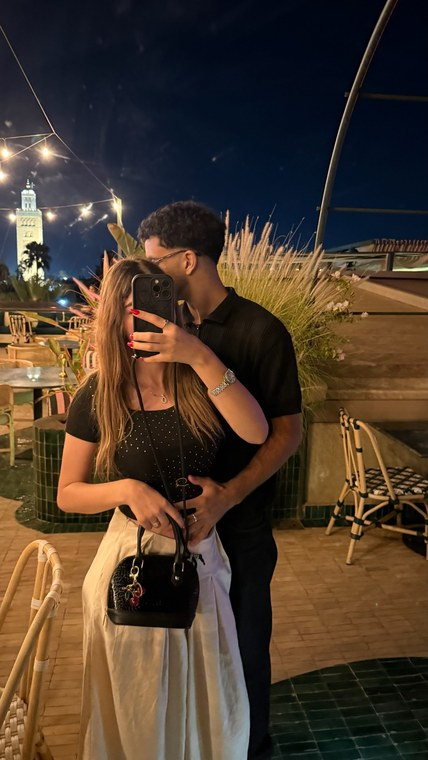
#> input picture assets/photo-025.page.jpg, 428 x 760 px; its folder holds only this picture in this run
$ python compress.py
#> lines starting #> are read from the running program, lines starting #| are printed output that depends on the picture
#!/usr/bin/env python3
"""
Shrink the photos to what the site can actually show, and no further.

Two things decide the size. The biggest a photo is ever displayed is the
lightbox card -- min(88vw, 340px) CSS pixels -- which on a 3x phone is
1020 device pixels, and it is a square `object-fit: cover` crop, so the
number that has to be met is the SHORT edge, not the long one. Everything
else (the frames on the pages, the pins on the map) is far smaller. So the
rule is: short edge <= 1200, long edge <= 2000. That is a 1.18x margin over
the worst case on the sharpest phone anyone is holding.

Quality is not a fixed number, because a fixed number means different
things to a smooth photo and a grainy one. Each photo is encoded at the
lowest quality that still scores SSIM >= 0.995 against the full-quality
resize of itself -- a difference no eye resolves -- with a floor so nothing
is ever encoded cheaply. A grainy low-light frame therefore gets more bits
than a clean daylight one, which is the right way round.

Colour is managed, not discarded. Half of these came off an iPhone
carrying a wide-gamut profile (Display P3, and Apple's 60 KB "Poppy"
output profile). Dropping those and letting the browser assume sRGB is
what turns a warm photo dull. They are converted into Display P3 and the
compact 536-byte version of that profile is embedded, so the colour is
unchanged on a P3 screen and correctly mapped on an sRGB one -- and 60 KB
of profile per file becomes half a kilobyte.

Every photo is written twice: WebP for browsers that take it, and a JPEG
beside it so nothing is ever left without a picture. The page downloads
one of the two, never both.
"""
import io, os, sys, glob, json
import numpy as np
from PIL import Image, ImageCms, ImageOps

SHORT_MAX, LONG_MAX = 1200, 2000
BASELINE_Q  = 95
JPEG_RANGE  = (78, 95)
WEBP_RANGE  = (74, 95)

SRC = "assets"

# ---- how different does it look, at the size it is actually shown ----
#
# Judging a re-encode against the original at full resolution measures the
# wrong thing. These came off a phone, so they carry sensor grain, and the
# first thing any encoder does is smooth grain -- which scores as a large
# error even at quality 95, and swamps the artefacts we actually care
# about. Worse, it made the search useless: nothing could ever reach the
# target, so every photo was written at the ceiling.
#
# So both are resampled to the size the photo is really displayed at
# before they are compared. The biggest view in the site is the lightbox:
# a 340 CSS px square crop, 1020 device pixels on a 3x phone. Grain that
# vanishes in that resample was never visible to begin with.
#
# And the bar is the photo's own near-lossless encode, not a fixed number.
# A quality is accepted only while it stays within half a level (out of
# 255) of what quality 95 already gives that same photo. A grainy frame is
# therefore judged against a grainy baseline, and gets the bits it needs,
# while a clean one is allowed to be small.
DISPLAY_PX = 1020
TOL_MEAN   = 0.45
TOL_TAIL   = 3.0

def display_size(w, h):
    """One size for both sides of the comparison. Derived from the stored
       dimensions, never from the source, or rounding leaves the two arrays
       a pixel apart and they will not subtract."""
    if w < h:
        ds = (DISPLAY_PX, max(1, round(DISPLAY_PX * h / w)))
    else:
        ds = (max(1, round(DISPLAY_PX * w / h)), DISPLAY_PX)
    return (min(ds[0], w), min(ds[1], h)) if (ds[0] >= w and ds[1] >= h) else ds

def at(im, ds):
    return np.asarray(im.convert("RGB").resize(ds, Image.LANCZOS), dtype=np.float64)

def diff(gold, im, ds):
    d = np.abs(at(im, ds) - gold)
    return float(d.mean()), float(np.percentile(d, 99.9))

# ---- colour ----
_P3_SMALL = None
def p3_profile():
    """The compact 536-byte Display P3 profile, lifted from a photo that
       already carries it. Building one from primaries risks not matching
       what Apple wrote; reusing theirs cannot drift."""
    global _P3_SMALL
    if _P3_SMALL is None:
        for f in sorted(glob.glob(os.path.join(SRC, "photo-*.jpg"))):
            icc = Image.open(f).info.get("icc_profile")
            if icc and len(icc) < 2000:
                p = ImageCms.ImageCmsProfile(io.BytesIO(icc))
                if "P3" in ImageCms.getProfileDescription(p):
                    _P3_SMALL = icc
                    break
    return _P3_SMALL

def to_p3(im):
    """Returns (image, icc_to_embed). Images with no profile are sRGB by
       convention and are left exactly as they are."""
    icc = im.info.get("icc_profile")
    im = ImageOps.exif_transpose(im)          # no-ops here, but never assume
    if im.mode != "RGB":
        im = im.convert("RGB")
    if not icc:
        return im, None
    dst = p3_profile()
    if dst is None:
        return im, icc
    if icc == dst:
        return im, dst
    src_p = ImageCms.ImageCmsProfile(io.BytesIO(icc))
    dst_p = ImageCms.ImageCmsProfile(io.BytesIO(dst))
    out = ImageCms.profileToProfile(
        im, src_p, dst_p, renderingIntent=ImageCms.Intent.RELATIVE_COLORIMETRIC,
        outputMode="RGB", flags=ImageCms.Flags.BLACKPOINTCOMPENSATION)
    return out, dst

# ---- encoding ----
def encode(ref, fmt, q, icc):
    b = io.BytesIO()
    if fmt == "JPEG":
        ref.save(b, "JPEG", quality=q, subsampling=2, optimize=True,
                 progressive=True, icc_profile=icc)
    else:
        ref.save(b, "WEBP", quality=q, method=6, icc_profile=icc)
    return b.getvalue()

def best(ref, fmt, lo, hi, icc, gold, ds):
    """Lowest quality that still looks like the near-lossless encode."""
    b_mean, b_tail = diff(gold, Image.open(io.BytesIO(encode(ref, fmt, BASELINE_Q, icc))), ds)
    ok_mean, ok_tail = b_mean + TOL_MEAN, b_tail + TOL_TAIL
    chosen, data = None, None
    while lo <= hi:
        mid = (lo + hi) // 2
        d = encode(ref, fmt, mid, icc)
        m, t = diff(gold, Image.open(io.BytesIO(d)), ds)
        if m <= ok_mean and t <= ok_tail:
            chosen, data = mid, d
            hi = mid - 1
        else:
            lo = mid + 1
    if data is None:
        chosen = BASELINE_Q
        data = encode(ref, fmt, chosen, icc)
    m, t = diff(gold, Image.open(io.BytesIO(data)), ds)
    return chosen, data, m, b_mean

def target_size(w, h):
    sc = min(1.0, SHORT_MAX / min(w, h), LONG_MAX / max(w, h))
    if sc >= 1.0:
        return None
    return max(1, round(w * sc)), max(1, round(h * sc))

def main():
    files = sorted(glob.glob(os.path.join(SRC, "photo-*.jpg")),
                   key=lambda p: int("".join(c for c in os.path.basename(p) if c.isdigit())))
    before = after = 0
    report = []
    for f in files:
        im = Image.open(f)
#> im is the input picture: PIL image 428x760 RGB; mean R, G, B 76.1, 59.3, 44.7
        w, h = im.size
#> w = 428; h = 760
        src_bytes = os.path.getsize(f)
        before += src_bytes
        rgb, icc = to_p3(im)
        tgt = target_size(w, h)
        ref = rgb.resize(tgt, Image.LANCZOS) if tgt else rgb
        ds = display_size(*ref.size)
#> ds = (428, 760)
        gold = at(rgb, ds)                      # the original, seen at display size
        jq, jdata, jm, jb = best(ref, "JPEG", *JPEG_RANGE, icc=icc, gold=gold, ds=ds)
#> in diff, `d = np.abs(at(im, ds) - gold)`:
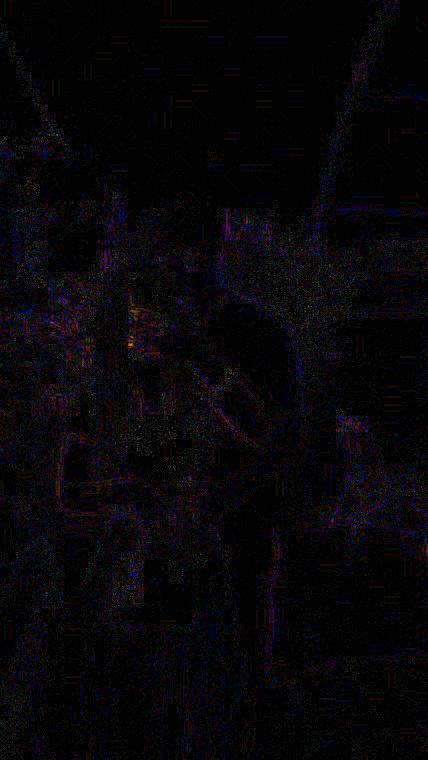
#> d: shape (760, 428, 3) float64; mean R, G, B 0.546, 0.424, 0.624; drawn with min black and max white
#> in best, `b_mean, b_tail = diff(gold, Image.open(io.BytesIO(encode(ref, fmt, BAS..`: b_mean = 0.532; b_tail = 6
#> in best, `ok_mean, ok_tail = b_mean + TOL_MEAN, b_tail + TOL_TAIL`: ok_mean = 0.982; ok_tail = 9
#> call 2 of diff, with ds = (428, 760)
#> in diff (call 2), `d = np.abs(at(im, ds) - gold)`:
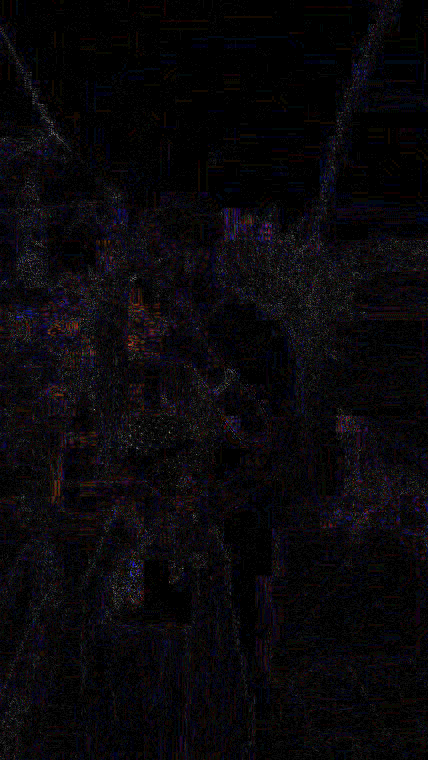
#> d: shape (760, 428, 3) float64; mean R, G, B 0.9, 0.7, 1; drawn with min black and max white
#> in best, `m, t = diff(gold, Image.open(io.BytesIO(d)), ds)`: m = 0.869; t = 8
#> in best, `chosen, data = mid, d`: chosen = 86
#> jq = 86; jm = 0.869; jb = 0.532
        wq, wdata, wm, wb = best(ref, "WEBP", *WEBP_RANGE, icc=icc, gold=gold, ds=ds)
#> in diff (call 8), `d = np.abs(at(im, ds) - gold)`:
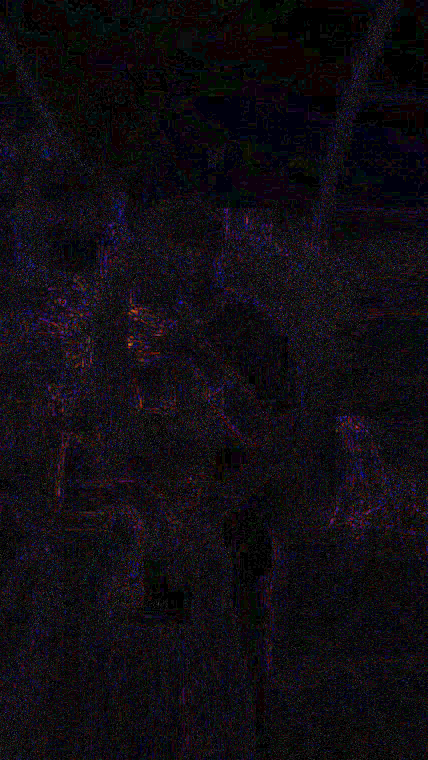
#> d: shape (760, 428, 3) float64; mean R, G, B 1.14, 0.884, 1.28; drawn with min black and max white
#> in diff (call 9), `d = np.abs(at(im, ds) - gold)`:
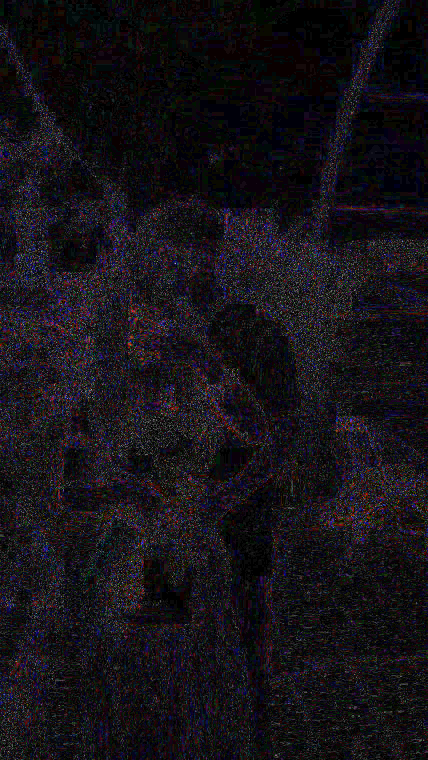
#> d: shape (760, 428, 3) float64; mean R, G, B 2.1, 1.8, 2.3; drawn with min black and max white
#> in diff (call 14), `d = np.abs(at(im, ds) - gold)`:
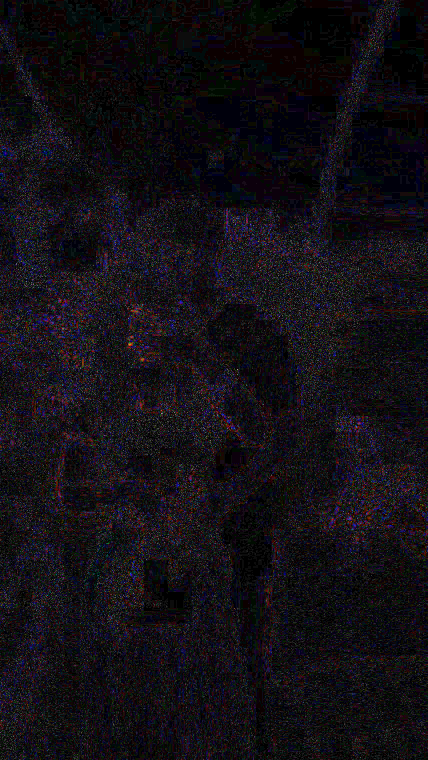
#> d: shape (760, 428, 3) float64; mean R, G, B 1.6, 1.3, 1.7; drawn with min black and max white
#> wq = 90; wm = 1.52; wb = 1.1
        if len(jdata) >= src_bytes:             # never write a bigger file
            jdata, jq = open(f, "rb").read(), -1
        base = f[:-4]
        open(f, "wb").write(jdata)
        open(base + ".webp", "wb").write(wdata)
        after += min(len(jdata), len(wdata))
#> after = 62206
        report.append(dict(file=os.path.basename(f), src=f"{w}x{h}",
                           out=f"{ref.size[0]}x{ref.size[1]}", kb_in=src_bytes // 1024,
                           jpg_kb=len(jdata) // 1024, webp_kb=len(wdata) // 1024,
                           jq=jq, wq=wq, err_webp=round(wm, 3), err_baseline=round(wb, 3)))
        print("%-14s %9s -> %-9s %5dKB -> jpg %4dKB(q%d) webp %4dKB(q%d)  "
              "err %.2f vs %.2f near-lossless" % (
              report[-1]["file"], report[-1]["src"], report[-1]["out"], report[-1]["kb_in"],
              report[-1]["jpg_kb"], jq, report[-1]["webp_kb"], wq, wm, wb), flush=True)
#| photo-025.page.jpg   428x760 -> 428x760      70KB -> jpg   67KB(q86) webp   60KB(q90)  err 1.52 vs 1.10 near-lossless
    print("\nphotos: %.1f MB -> %.1f MB delivered (webp path) = %.1fx smaller"
          % (before / 1048576, after / 1048576, before / max(1, after)))
#| photos: 0.1 MB -> 0.1 MB delivered (webp path) = 1.2x smaller
    json.dump(report, open("tools/img/report.json", "w"), indent=1)

if __name__ == "__main__":
    main()

$ run again, on assets/photo-13.page.jpg
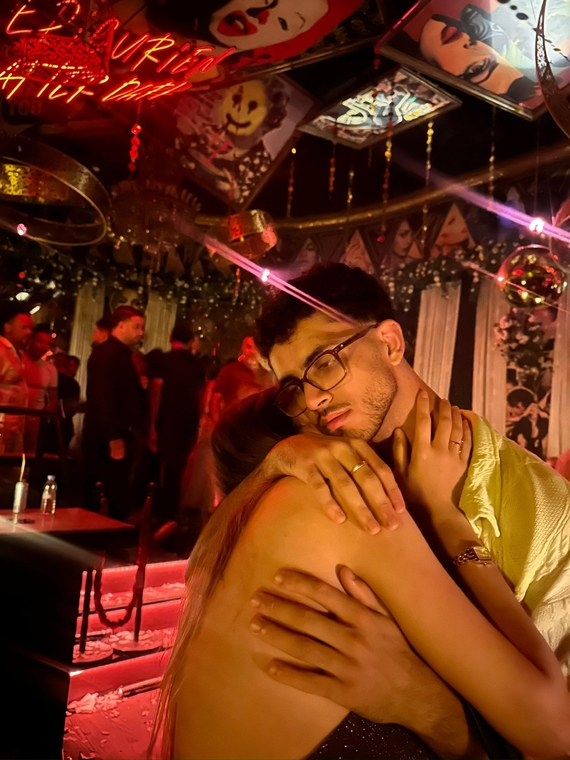
#> input picture assets/photo-13.page.jpg, 570 x 760 px
#> in main, im is the input picture: PIL image 570x760 RGB; mean R, G, B 109.7, 49.6, 23.8
#> b_mean = 0.706; b_tail = 11
#> ok_mean = 1.16; ok_tail = 14
#> in best, `m, t = diff(gold, Image.open(io.BytesIO(d)), ds)`: m = 1.03; t = 13
#> chosen = 86
#> jm = 1.03; jb = 0.706
#> in diff (call 9), `d = np.abs(at(im, ds) - gold)`:
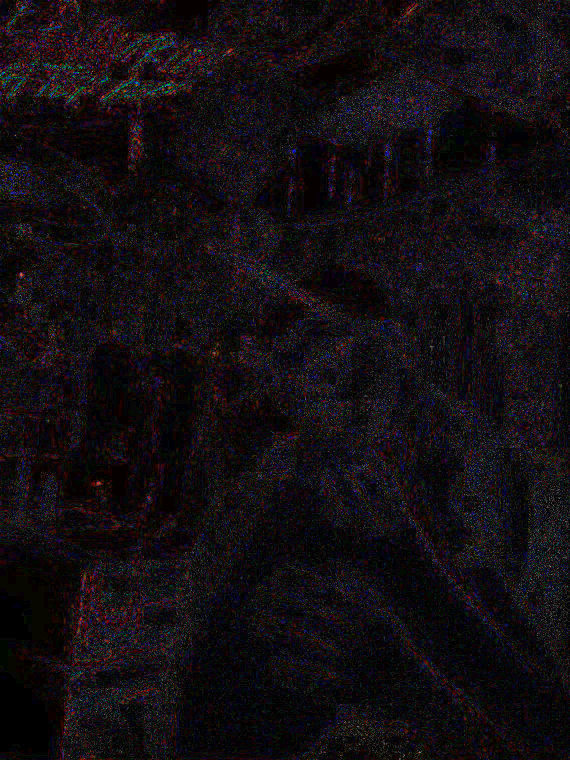
#> d: shape (760, 570, 3) float64; mean R, G, B 2.5, 1.8, 2.2; drawn with min black and max white
#> in diff (call 14), `d = np.abs(at(im, ds) - gold)`:
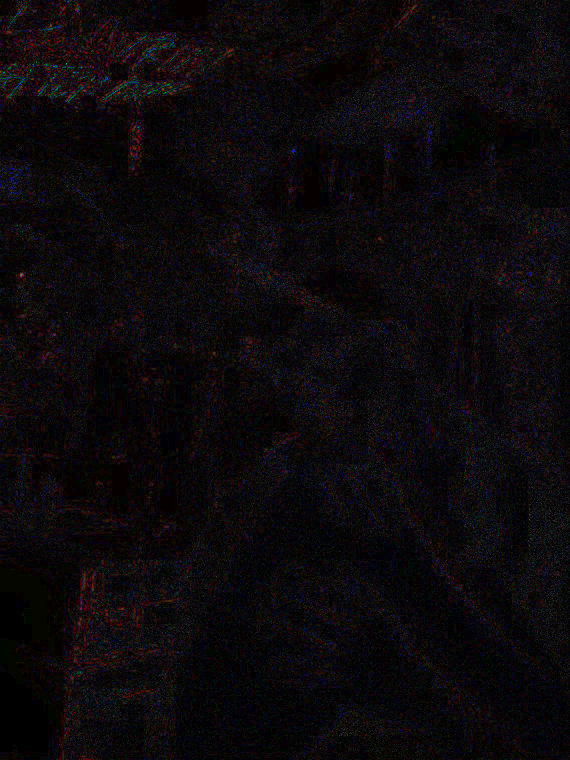
#> d: shape (760, 570, 3) float64; mean R, G, B 1.9, 1.4, 1.8; drawn with min black and max white
#> wq = 90; wm = 1.69; wb = 1.28
#> after = 85432
#| photo-13.page.jpg   570x760 -> 570x760      98KB -> jpg   94KB(q86) webp   83KB(q90)  err 1.69 vs 1.28 near-lossless
#| photos: 0.1 MB -> 0.1 MB delivered (webp path) = 1.2x smaller
